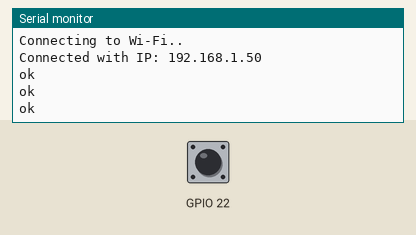
Bench run of a sketch on a simulated ESP32. Shown: the last lines printed to the serial monitor. The test bench sets the inputs (shaded band); at power-on: GPIO 22 HIGH. WiFi joins after 1.5 s; servers stay silent unless stated.

Above: at 2.8 s.
2.9 s: GPIO 22 pulled LOW for 0.15 s
At 3.6 s:
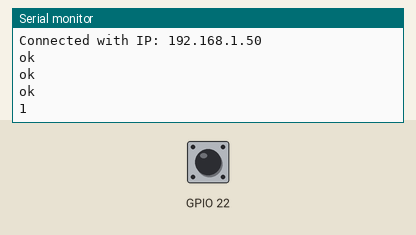
4.5 s: GPIO 22 pulled LOW for 1 s
At 4.68 s:
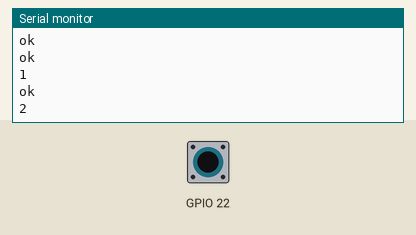
7.0 s: GPIO 22 pulled LOW for 0.15 s
At 7.6 s:
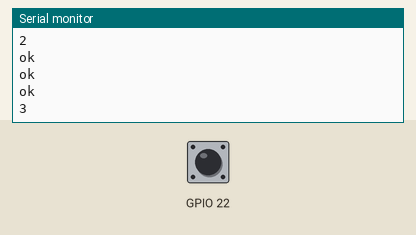

The sketch:

firebase_upload.ino
```cpp
#include <U8g2lib.h>
#include <WiFi.h>
#include <Firebase_ESP_Client.h>
#include "addons/TokenHelper.h"
#include "addons/RTDBHelper.h"

#define API_KEY "AIzaSyABl_UJRO3JkxAhHKfxys7xxDQHMSz4exg"
#define DB_URL "https://mirrored-object-default-rtdb.europe-west1.firebasedatabase.app"
#define SSID "meirl"
#define PSK "metoothanks"

U8G2_SSD1306_128X64_NONAME_F_HW_I2C u8g2(U8G2_R0, /* reset=*/ U8X8_PIN_NONE);

FirebaseData fbdo;
FirebaseAuth auth;
FirebaseConfig config;

unsigned long sendDataPrevMillis = 0;
int count = 0;
bool signupOK = false;
String s = "";

void setup() {
  pinMode(22, INPUT_PULLUP);

  Serial.begin(9600);
  WiFi.begin(SSID, PSK);
  delay(1000);
  Serial.print("Connecting to Wi-Fi");
  while (WiFi.status() != WL_CONNECTED){
    Serial.print(".");
    delay(300);
  }
  Serial.println();
  Serial.print("Connected with IP: ");
  Serial.println(WiFi.localIP());
  Serial.println();

  config.api_key = API_KEY;
  config.database_url = DB_URL;

  if (Firebase.signUp(&config, &auth, "", "")){
    Serial.println("ok");
    signupOK = true;
  }
  else{
    Serial.printf("%s\n", config.signer.signupError.message.c_str());
  }

  config.token_status_callback = tokenStatusCallback;

  Firebase.begin(&config, &auth);
  Firebase.reconnectWiFi(true);
}

int buttonState = 0;
bool isPressed = false;

void loop() {
  buttonState = digitalRead(22);
  if (buttonState == LOW && isPressed == false) {
    isPressed = true;
    count++;
    Serial.println(count);
  }

  if (buttonState == HIGH) {
    isPressed = false;
  }

  if (Firebase.ready() && signupOK && (millis() - sendDataPrevMillis > 1000 || sendDataPrevMillis == 0)) {
    sendDataPrevMillis = millis();
    if (Firebase.RTDB.setInt(&fbdo, "test", count)){
      Serial.println("ok");
    }
  }

}
```

Measured:
- after the input at 2.9 s, the serial monitor: prints a new line at once (image 1)
- after the input at 4.5 s, the serial monitor: prints a new line at once (image 2)
- after the input at 7.0 s, the serial monitor: prints a new line at once (image 3)
